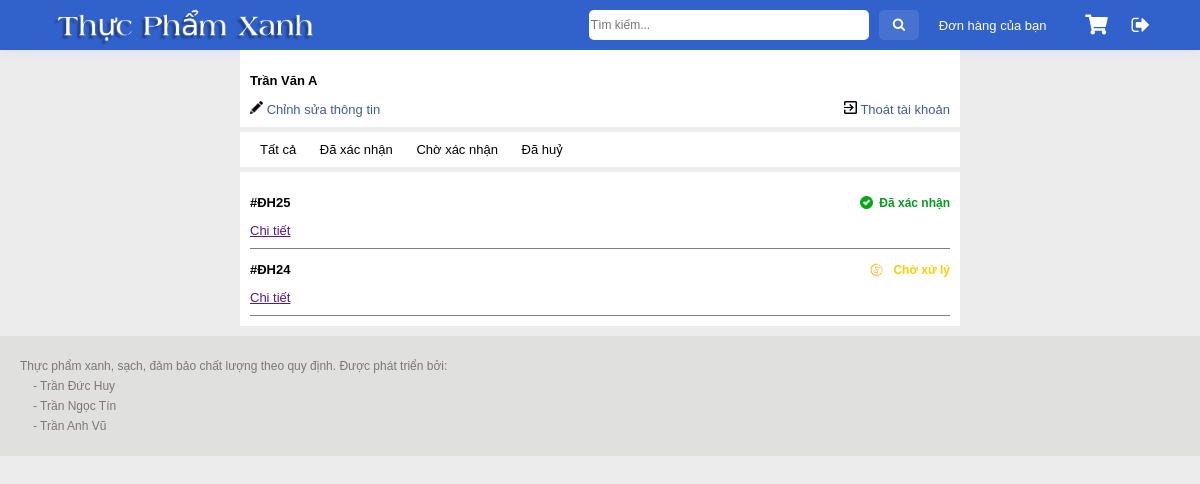
The page /purchase_history/all (signed in) on the database its author committed.
### app_web/models.py (models this page shows)
class Customer(models.Model):
    user = models.OneToOneField(settings.AUTH_USER_MODEL, on_delete=models.CASCADE)
    name = models.CharField(max_length=255)
    phone = models.CharField(max_length=255, default='null')
    address = models.CharField(max_length=255, default='null')

class Order(models.Model):
    ORDER_STATUS_CHOICES = (
        ('pending', 'Chờ xử lý'),
        ('confirm', 'Đã xác nhận'),
        ('cancel', 'Đã hủy')
    )
    customer = models.ForeignKey(Customer, on_delete=models.CASCADE)
    name = models.CharField(max_length=255, default='null')
    phone = models.CharField(max_length=255, default='null')
    address = models.CharField(max_length=255, default='null')
    date = models.DateTimeField(auto_now_add=True)
    total = models.DecimalField(max_digits=10, decimal_places=0)
    status = models.CharField(max_length=20, choices=ORDER_STATUS_CHOICES)

### app_web/views.py (the view)
# urls.py: path('purchase_history/<str:status>', views.order_history, name='purchase_history'),
@login_required(login_url='/user_login/')
def order_history(request, status):
    if request.user.is_authenticated and UserProfile.objects.get(user=request.user).is_Admin == False:
        customer = Customer.objects.get(user=request.user)
        if status == 'all':
            order = Order.objects.filter(customer=customer).order_by('-date')
        else:
            order = Order.objects.filter(customer=customer, status=status).order_by('-date')
        list_order_item = []
        for order_item in order:
            list_order_item.extend(list(OrderItem.objects.filter(order=order_item)))
        context = {
            "customer": customer,
            "order": order,
            "list_order_item": list_order_item
        }
        for i in order:
            print(i.date)
        return render(request, 'order_history.html', context)
    else:
        return redirect('user_login')

### app_web/templates/order_history.html (shortened to what this page needs)
{% extends "base.html" %}
{% load static %}
{% block link_css %}
    <link rel="stylesheet" href="{% static 'css/order_history.css' %}">
{% endblock %}
{% block content %}
<main>
    <div class="customer">
        <p> {{customer.name}}</p>
        <div class="choose">
            <a href=""><img height="13px" width="13px" src="{% static 'image/icon/icon-edit.png' %}" alt=""> Chỉnh sửa thông tin</a>
            <a href="/checklogout/"><img height="13px" width="13px" src="{% static 'image/icon/icon-exit.png' %}" alt=""> Thoát tài khoản</a>
        </div>
    </div>
    <div class="select-show">
      <a href="/purchase_history/all">Tất cả</a>
        <a href="/purchase_history/confirm">Đã xác nhận</a>
        <a href="/purchase_history/pending">Chờ xác nhận</a>
        <a href="/purchase_history/cancel">Đã huỷ</a>
    </div>
    <div class="container-history">
      {% for order_item in order %}
        <div class="info">
          <div class="order-id">
            <p>#ĐH{{ order_item.id }}</p>
          </div>
          {% if order_item.status == 'confirm' %}
            <div class="status-confirm">
              <img src="{% static 'image/icon/icon-confirm.png' %}" height="13px" alt="">
              <p>{{ order_item.get_status_display }}</p>
            </div>
          {% elif order_item.status == 'cancel' %}
            <div class="status-cancel">
              <img src="{% static 'image/icon/icon-cancel.png' %}" height="13px" alt="">
              <p>{{ order_item.get_status_display }}</p>
            </div>
          {% else %}
            <div class="status-wait">
              <img src="{% static 'image/icon/icon-wait.png' %}" height="13px" alt="">
              <p>{{ order_item.get_status_display }}</p>
            </div>
          {% endif %}
        </div>
        <div class="details">
          <a href=""  onclick="detail(event, {{order_item.id}})">Chi tiết</a>
        </div>
      {% endfor %}
</main>
{% endblock %}

### app_web/static/css/base.css (style rules this page uses)
body { margin: 0; padding: 0; font-family: 'helvetica', Arial, sans-serif; background-color: #edecec; min-width: 1200px; }

### app_web/static/css/order_history.css (style rules this page uses)
main .customer { font-size: 13px; font-weight: 700; padding: 10px 10px; width: 700px; margin: 0px auto 5px; background: #fff; }
main .customer .choose { display: flex; justify-content: space-between; }
main .customer .choose a { text-decoration: none; font-weight: 500; color: #405c97; }
main .select-show { font-size: 13px; font-weight: 500; margin-bottom: 10px; padding: 10px 10px; width: 700px; margin: 0px auto 5px; background: #fff; }
main .select-show a { font-size: 13px; padding: 7px 10px; text-decoration: none; color: black; }
main .container-history { font-size: 13px; padding: 10px 10px; width: 700px; margin: 0px auto 5px; background: #fff; }
main .info { display: flex; justify-content: space-between; align-items: center; }
main .info .order-id { font-size: 13px; font-weight: 700; }
main .info .status-confirm { display: flex; width: 90px; justify-content: space-between; font-size: 12px; font-weight: 700; color: rgb(11, 152, 33); }
main .info .status-wait { display: flex; width: 80px; justify-content: space-between; font-size: 12px; font-weight: 700; color: rgb(252, 206, 3); }
main .info .status-confirm img, .status-cancel img, .status-wait img { align-self: center; }
main .details { padding-bottom: 10px; border-bottom: 1px solid gray; }

### rows shown on the page
Customer: name "Trần Văn A"
Order: id "25", status "Đã xác nhận"
Order: id "24", status "Chờ xử lý"
